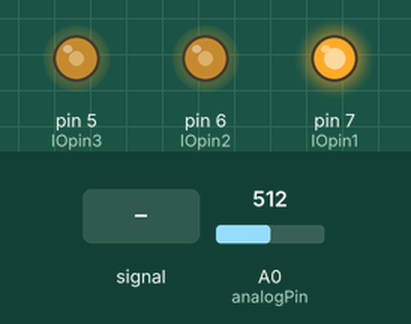
Simulated run of this sketch. Board: Arduino Uno, built with avr-gcc and run on an emulated ATmega328P. Parts: output pins drawn as LEDs (lit = HIGH). The test bench sets the inputs (shaded band); at power-on: A0 (analogPin) = 512. What the sketch prints to the serial monitor is not drawn.

Above: at 1.2 s.
1.3 s: A0 (analogPin) fed a 200 Hz sine of ±81 counts around its level
Timing chart, 0 to 3.7 s (numbered marks = the images above; inputs shaded):
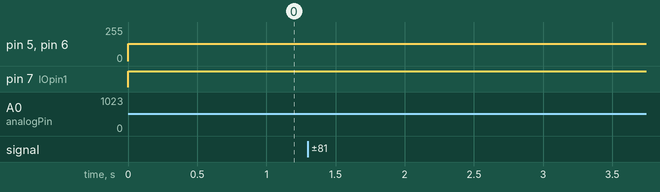

The sketch:

34338_Ex8.ino
```cpp
#define IOpin1 7
#define IOpin2 6
#define IOpin3 5

int analogPin = A0;
int val = 0;

void setup() {
  Serial.begin(115200);
}

void loop() {
  val = analogRead(analogPin);
  float voltage_read = (val - 0)*(3.3-0)/(1023-0)+0; //Map the measured voltage to a value between 3.3V and 0V
  Serial.println(voltage_read); //Print the voltage measured

  int RGB_color = map(val, 0, 1023, 0, 255); //Map the voltage to a number between 0-255
  analogWrite(IOpin1, 255);
  analogWrite(IOpin2, abs(RGB_color-255));
  analogWrite(IOpin3, abs(RGB_color-255));
}

//////////Questions//////////
//How is the analog value represented by the MCU?
//Answer: The analog value read with analogRead is a number between 0-1024 because the Arduino uses a 10-bit (2^10) A/D converter. This leaves about 0.003V per unit which is pretty good precision for what we are using it for.

//What is maximum voltage that can be read on A0?
//Answer: The maximum voltage that the ARDUINO can be read is 5V.
```
